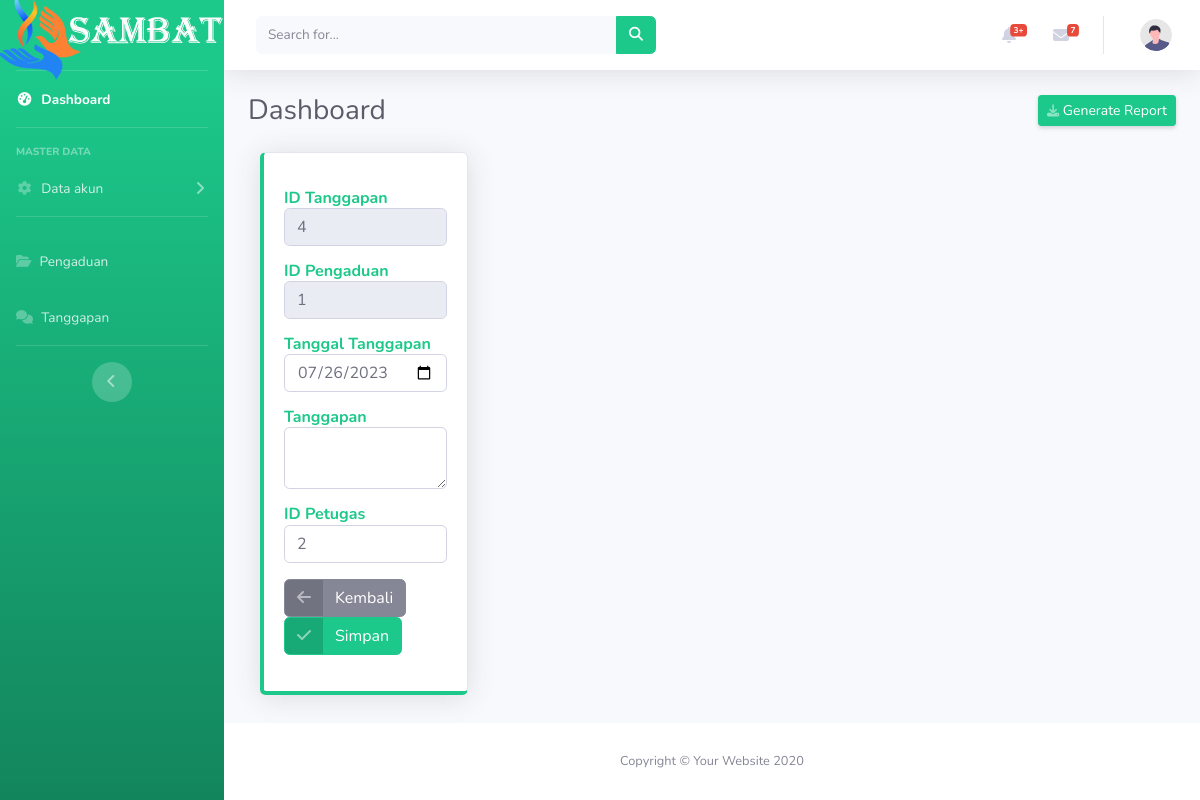
Page /edit-tanggapan.php?id_tanggapan=4 on the committed database.
### tables this page shows
CREATE TABLE `tanggapan` (
  `id_tanggapan` int(25) NOT NULL,
  `id_pengaduan` int(25) NOT NULL,
  `tgl_tanggapan` date NOT NULL,
  `tanggapan` varchar(225) NOT NULL,
  `id_petugas` int(25) NOT NULL
);

### edit-tanggapan.php (the view, shortened to what this page needs)
<?php
include ('config.php');
?>
<!DOCTYPE html>
<html lang="en">
<head>
    <link href="vendor/fontawesome-free/css/all.min.css" rel="stylesheet" type="text/css">
    <link href="css/sb-admin-2.min.css" rel="stylesheet">
</head>
<body id="page-top">
    <div id="wrapper">
        <ul class="navbar-nav bg-gradient-success sidebar sidebar-dark accordion" id="accordionSidebar">
            <a class="sidebar-brand d-flex align-items-center justify-content-center" href="index.html">
                    <img src="img/logo2.png">
            </a>
            <li class="nav-item active">
                <a class="nav-link" href="dasboard.php">
                    <i class="fas fa-fw fa-tachometer-alt"></i>
                    <span>Dashboard</span></a>
            </li>
            <hr class="sidebar-divider">
            <div class="sidebar-heading">
                Master data
            </div>
            <li class="nav-item">
                <a class="nav-link collapsed" href="#" data-toggle="collapse" data-target="#collapseTwo"
                    aria-expanded="true" aria-controls="collapseTwo">
                    <i class="fas fa-fw fa-cog"></i>
                    <span>Data akun</span>
                </a>
            </li>
            <hr class="sidebar-divider">
            <li class="nav-item">
                <a class="nav-link" href="data-pengaduan.php">
                    <i class="fas fa-folder-open"></i>
                    <span>Pengaduan</span></a>
            </li>
            <li class="nav-item">
                <a class="nav-link" href="data-tanggapan.php">
                    <i class="fas fa-comments"></i>
                    <span>Tanggapan</span></a>
            </li>
            <hr class="sidebar-divider d-none d-md-block">
            <div class="text-center d-none d-md-inline">
                <button class="rounded-circle border-0" id="sidebarToggle"></button>
            </div>
        </ul>
        <div id="content-wrapper" class="d-flex flex-column">
            <div id="content">
                <nav class="navbar navbar-expand navbar-light bg-white topbar mb-4 static-top shadow">
                    <form
                        class="d-none d-sm-inline-block form-inline mr-auto ml-md-3 my-2 my-md-0 mw-100 navbar-search">
                        <div class="input-group">
                            <input type="text" class="form-control bg-light border-0 small" placeholder="Search for..."
                                aria-label="Search" aria-describedby="basic-addon2">
                            <div class="input-group-append">
                                <button class="btn btn-success" type="button">
                                    <i class="fas fa-search fa-sm"></i>
                                </button>
                            </div>
                        </div>
                    </form>
                    <ul class="navbar-nav ml-auto">
                        <li class="nav-item dropdown no-arrow mx-1">
                            <a class="nav-link dropdown-toggle" href="#" id="alertsDropdown" role="button"
                                data-toggle="dropdown" aria-haspopup="true" aria-expanded="false">
                                <i class="fas fa-bell fa-fw"></i>
                                <span class="badge badge-danger badge-counter">3+</span>
                            </a>
                        </li>
                        <li class="nav-item dropdown no-arrow mx-1">
                            <a class="nav-link dropdown-toggle" href="#" id="messagesDropdown" role="button"
                                data-toggle="dropdown" aria-haspopup="true" aria-expanded="false">
                                <i class="fas fa-envelope fa-fw"></i>
                                <span class="badge badge-danger badge-counter">7</span>
                            </a>
                        </li>
                        <li class="nav-item dropdown no-arrow">
                            <a class="nav-link dropdown-toggle" href="#" id="userDropdown" role="button"
                                data-toggle="dropdown" aria-haspopup="true" aria-expanded="false">
                                <img class="img-profile rounded-circle"
                                    src="img/undraw_profile.svg">
                            </a>
                        </li>
                    </ul>
                </nav>
                <div class="container-fluid">
                    <div class="d-sm-flex align-items-center justify-content-between mb-4">
                        <h1 class="h3 mb-0 text-gray-800">Dashboard</h1>
                        <a href="#" class="d-none d-sm-inline-block btn btn-sm btn-success shadow-sm"> Generate Report</a>
                    </div>
                        <div class="col-xl-3 col-md-6 mb-4">
                            <div class="card border-left-success shadow h-100 py-2 card mb-4 py-3 border-bottom-success card mb-4 py-3 border-top-success card mb-4 py-3 border-right-success">
                                <div class="card-body">
        <?php
        if(isset($_GET['id_tanggapan'])){
            $id_tanggapan = $_GET['id_tanggapan'];
            $select = mysqli_query($koneksi, "SELECT * FROM tanggapan WHERE id_tanggapan='$id_tanggapan'") or die(sql_error($koneksi,_LINE_));
            if(mysqli_num_rows($select) == 0){
                echo '<div class="alert alert-warning">id_pengaduan tidak ada dalam database.</div>';
                exit();
            }else{
                $data = mysqli_fetch_assoc($select);
            }
        }
        ?>
                <form action="edit-tanggapan.php?id_tanggapan=<?php echo $id_tanggapan; ?>" method="post">
                                        <div class="form-group">
                                            <h6 class="m-0 font-weight-bold text-success">ID Tanggapan</h6>
                                            <input type="text" class="form-control form-control-user"
                                                id="exampleInputEmail" name="id_tanggapan" value="<?php echo $data['id_tanggapan']; ?>" readonly>
                                        </div>
                                        <div class="form-group">
                                            <h6 class="m-0 font-weight-bold text-success">ID Pengaduan</h6>
                                            <input type="text" class="form-control form-control-user"
                                                id="exampleInputEmail" name="id_pengaduan" value="<?php echo $data['id_pengaduan']; ?>" readonly>
                                        </div>
                                        <div class="form-group">
                                            <h6 class="m-0 font-weight-bold text-success">Tanggal Tanggapan</h6>
                                            <input type="date" class="form-control form-control-user"
                                                id="exampleInputEmail" name="tgl_tanggapan" value="<?php echo $data['tgl_tanggapan']; ?>">
                                        </div>
                                        <div class="form-group">
                                            <h6 class="m-0 font-weight-bold text-success">Tanggapan</h6>
                                            <textarea type="text" class="form-control form-control-user"
                                                id="exampleInputPassword" name="tanggapan" value="<?php echo $data['tanggapan']; ?>"></textarea>
                                        </div>
                                        <div class="form-group">
                                            <h6 class="m-0 font-weight-bold text-success">ID Petugas</h6>
                                            <input type="text" class="form-control form-control-user"
                                                id="exampleInputEmail" name="id_petugas" value="<?php echo $data['id_petugas']; ?>" >
                                        </div>
                                        <a href="data-tanggapan.php" class="btn btn-secondary btn-icon-split">
                                        <span class="icon text-white-50">
                                            <i class="fas fa-arrow-left"></i>
                                        </span>
                                        <span class="text">Kembali</span>
                                        </a>
                                        <button class="btn btn-success btn-icon-split" type="submit" name="submit">
                                        <span class="icon text-white-50">
                                            <i class="fas fa-check"></i>
                                        </span>
                                        <span class="text">Simpan</span>
                                        </button>
                </form>
                                    </div>
                                </div>
                            </div>
                </div>
            </div>
            <footer class="sticky-footer bg-white">
                <div class="container my-auto">
                    <div class="copyright text-center my-auto">
                        <span>Copyright &copy; Your Website 2020</span>
                    </div>
                </div>
            </footer>
        </div>
    </div>
</body>
</html>

### rows in the picture
tanggapan: id_tanggapan "4", id_pengaduan "1", tgl_tanggapan "07/26/2023", id_petugas "2"
